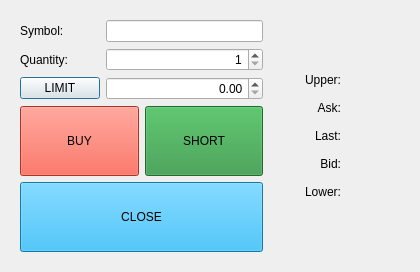
<?xml version="1.0" encoding="UTF-8"?>
<ui version="4.0">
 <class>TradePanel</class>
 <widget class="QDialog" name="TradePanel">
  <property name="geometry">
   <rect>
    <x>0</x>
    <y>0</y>
    <width>420</width>
    <height>272</height>
   </rect>
  </property>
  <property name="sizePolicy">
   <sizepolicy hsizetype="Fixed" vsizetype="Fixed">
    <horstretch>0</horstretch>
    <verstretch>0</verstretch>
   </sizepolicy>
  </property>
  <property name="minimumSize">
   <size>
    <width>420</width>
    <height>272</height>
   </size>
  </property>
  <property name="maximumSize">
   <size>
    <width>420</width>
    <height>272</height>
   </size>
  </property>
  <property name="windowTitle">
   <string>Trade Panel</string>
  </property>
  <layout class="QGridLayout" name="gridLayout_4">
   <item row="0" column="0">
    <widget class="QFrame" name="frame">
     <property name="sizePolicy">
      <sizepolicy hsizetype="Preferred" vsizetype="Preferred">
       <horstretch>2</horstretch>
       <verstretch>0</verstretch>
      </sizepolicy>
     </property>
     <property name="frameShape">
      <enum>QFrame::NoFrame</enum>
     </property>
     <property name="frameShadow">
      <enum>QFrame::Raised</enum>
     </property>
     <layout class="QGridLayout" name="gridLayout_2">
      <item row="0" column="0">
       <layout class="QGridLayout" name="gridLayout">
        <item row="0" column="0">
         <widget class="QLabel" name="label">
          <property name="text">
           <string>Symbol:</string>
          </property>
         </widget>
        </item>
        <item row="1" column="0">
         <widget class="QLabel" name="label_2">
          <property name="text">
           <string>Quantity:</string>
          </property>
         </widget>
        </item>
        <item row="0" column="1">
         <widget class="QLineEdit" name="symbolLineEdit">
          <property name="sizePolicy">
           <sizepolicy hsizetype="Expanding" vsizetype="Fixed">
            <horstretch>0</horstretch>
            <verstretch>0</verstretch>
           </sizepolicy>
          </property>
         </widget>
        </item>
        <item row="2" column="0">
         <widget class="QPushButton" name="pxTypeBtn">
          <property name="text">
           <string>LIMIT</string>
          </property>
         </widget>
        </item>
        <item row="1" column="1">
         <widget class="QSpinBox" name="qtySpinBox">
          <property name="styleSheet">
           <string notr="true"/>
          </property>
          <property name="frame">
           <bool>true</bool>
          </property>
          <property name="alignment">
           <set>Qt::AlignRight|Qt::AlignTrailing|Qt::AlignVCenter</set>
          </property>
          <property name="minimum">
           <number>1</number>
          </property>
          <property name="maximum">
           <number>5000</number>
          </property>
         </widget>
        </item>
        <item row="2" column="1">
         <widget class="QDoubleSpinBox" name="priceSpinBox">
          <property name="alignment">
           <set>Qt::AlignRight|Qt::AlignTrailing|Qt::AlignVCenter</set>
          </property>
          <property name="maximum">
           <double>99999999.989999994635582</double>
          </property>
         </widget>
        </item>
       </layout>
      </item>
      <item row="2" column="0">
       <layout class="QVBoxLayout" name="verticalLayout">
        <item>
         <layout class="QHBoxLayout" name="horizontalLayout_3" stretch="0,0">
          <property name="spacing">
           <number>6</number>
          </property>
          <property name="sizeConstraint">
           <enum>QLayout::SetDefaultConstraint</enum>
          </property>
          <item>
           <widget class="QPushButton" name="buyBtn">
            <property name="sizePolicy">
             <sizepolicy hsizetype="Minimum" vsizetype="Expanding">
              <horstretch>0</horstretch>
              <verstretch>0</verstretch>
             </sizepolicy>
            </property>
            <property name="styleSheet">
             <string notr="true">background-color: rgb(235,74,56); </string>
            </property>
            <property name="text">
             <string>BUY</string>
            </property>
           </widget>
          </item>
          <item>
           <widget class="QPushButton" name="shortBtn">
            <property name="sizePolicy">
             <sizepolicy hsizetype="Minimum" vsizetype="Expanding">
              <horstretch>0</horstretch>
              <verstretch>0</verstretch>
             </sizepolicy>
            </property>
            <property name="styleSheet">
             <string notr="true">background-color: rgb(46,149,64);</string>
            </property>
            <property name="text">
             <string>SHORT</string>
            </property>
           </widget>
          </item>
         </layout>
        </item>
        <item>
         <widget class="QPushButton" name="closeBtn">
          <property name="sizePolicy">
           <sizepolicy hsizetype="Minimum" vsizetype="Expanding">
            <horstretch>0</horstretch>
            <verstretch>0</verstretch>
           </sizepolicy>
          </property>
          <property name="styleSheet">
           <string notr="true">background-color: rgba(28,172,234); </string>
          </property>
          <property name="text">
           <string>CLOSE</string>
          </property>
         </widget>
        </item>
       </layout>
      </item>
     </layout>
    </widget>
   </item>
   <item row="0" column="1">
    <widget class="QFrame" name="frame_2">
     <property name="sizePolicy">
      <sizepolicy hsizetype="Preferred" vsizetype="Preferred">
       <horstretch>1</horstretch>
       <verstretch>0</verstretch>
      </sizepolicy>
     </property>
     <property name="frameShape">
      <enum>QFrame::NoFrame</enum>
     </property>
     <property name="frameShadow">
      <enum>QFrame::Plain</enum>
     </property>
     <layout class="QVBoxLayout" name="verticalLayout_2">
      <item>
       <spacer name="verticalSpacer">
        <property name="orientation">
         <enum>Qt::Vertical</enum>
        </property>
        <property name="sizeHint" stdset="0">
         <size>
          <width>20</width>
          <height>40</height>
         </size>
        </property>
       </spacer>
      </item>
      <item>
       <layout class="QGridLayout" name="gridLayout_3">
        <item row="1" column="1">
         <widget class="QPushButton" name="askBtn">
          <property name="focusPolicy">
           <enum>Qt::NoFocus</enum>
          </property>
          <property name="contextMenuPolicy">
           <enum>Qt::NoContextMenu</enum>
          </property>
          <property name="styleSheet">
           <string notr="true">background-color: transparent;text-align: left;</string>
          </property>
          <property name="text">
           <string/>
          </property>
          <property name="checkable">
           <bool>false</bool>
          </property>
          <property name="flat">
           <bool>true</bool>
          </property>
         </widget>
        </item>
        <item row="3" column="1">
         <widget class="QPushButton" name="bidBtn">
          <property name="focusPolicy">
           <enum>Qt::NoFocus</enum>
          </property>
          <property name="contextMenuPolicy">
           <enum>Qt::NoContextMenu</enum>
          </property>
          <property name="styleSheet">
           <string notr="true">background-color: transparent;text-align: left;</string>
          </property>
          <property name="text">
           <string/>
          </property>
          <property name="checkable">
           <bool>false</bool>
          </property>
          <property name="flat">
           <bool>true</bool>
          </property>
         </widget>
        </item>
        <item row="0" column="0">
         <widget class="QLabel" name="label_3">
          <property name="layoutDirection">
           <enum>Qt::RightToLeft</enum>
          </property>
          <property name="text">
           <string>Upper:</string>
          </property>
          <property name="alignment">
           <set>Qt::AlignRight|Qt::AlignTrailing|Qt::AlignVCenter</set>
          </property>
         </widget>
        </item>
        <item row="4" column="0">
         <widget class="QLabel" name="label_9">
          <property name="text">
           <string>Lower:</string>
          </property>
          <property name="alignment">
           <set>Qt::AlignRight|Qt::AlignTrailing|Qt::AlignVCenter</set>
          </property>
         </widget>
        </item>
        <item row="3" column="0">
         <widget class="QLabel" name="label_6">
          <property name="text">
           <string>Bid:</string>
          </property>
          <property name="alignment">
           <set>Qt::AlignRight|Qt::AlignTrailing|Qt::AlignVCenter</set>
          </property>
         </widget>
        </item>
        <item row="0" column="1">
         <widget class="QPushButton" name="upperBtn">
          <property name="focusPolicy">
           <enum>Qt::NoFocus</enum>
          </property>
          <property name="contextMenuPolicy">
           <enum>Qt::NoContextMenu</enum>
          </property>
          <property name="styleSheet">
           <string notr="true">background-color: transparent;
text-align: left;</string>
          </property>
          <property name="text">
           <string/>
          </property>
          <property name="checkable">
           <bool>false</bool>
          </property>
          <property name="flat">
           <bool>true</bool>
          </property>
         </widget>
        </item>
        <item row="4" column="1">
         <widget class="QPushButton" name="lowerBtn">
          <property name="focusPolicy">
           <enum>Qt::NoFocus</enum>
          </property>
          <property name="contextMenuPolicy">
           <enum>Qt::NoContextMenu</enum>
          </property>
          <property name="styleSheet">
           <string notr="true">background-color: transparent;text-align: left;</string>
          </property>
          <property name="text">
           <string/>
          </property>
          <property name="checkable">
           <bool>false</bool>
          </property>
          <property name="flat">
           <bool>true</bool>
          </property>
         </widget>
        </item>
        <item row="1" column="0">
         <widget class="QLabel" name="label_5">
          <property name="text">
           <string>Ask:</string>
          </property>
          <property name="alignment">
           <set>Qt::AlignRight|Qt::AlignTrailing|Qt::AlignVCenter</set>
          </property>
         </widget>
        </item>
        <item row="2" column="0">
         <widget class="QLabel" name="label_4">
          <property name="text">
           <string>Last:</string>
          </property>
          <property name="alignment">
           <set>Qt::AlignRight|Qt::AlignTrailing|Qt::AlignVCenter</set>
          </property>
         </widget>
        </item>
        <item row="2" column="1">
         <widget class="QPushButton" name="lastBtn">
          <property name="focusPolicy">
           <enum>Qt::NoFocus</enum>
          </property>
          <property name="contextMenuPolicy">
           <enum>Qt::NoContextMenu</enum>
          </property>
          <property name="styleSheet">
           <string notr="true">background-color: transparent;text-align: left;</string>
          </property>
          <property name="text">
           <string/>
          </property>
          <property name="checkable">
           <bool>false</bool>
          </property>
          <property name="flat">
           <bool>true</bool>
          </property>
         </widget>
        </item>
       </layout>
      </item>
      <item>
       <spacer name="verticalSpacer_2">
        <property name="orientation">
         <enum>Qt::Vertical</enum>
        </property>
        <property name="sizeHint" stdset="0">
         <size>
          <width>20</width>
          <height>40</height>
         </size>
        </property>
       </spacer>
      </item>
     </layout>
    </widget>
   </item>
  </layout>
 </widget>
 <resources/>
 <connections/>
</ui>
